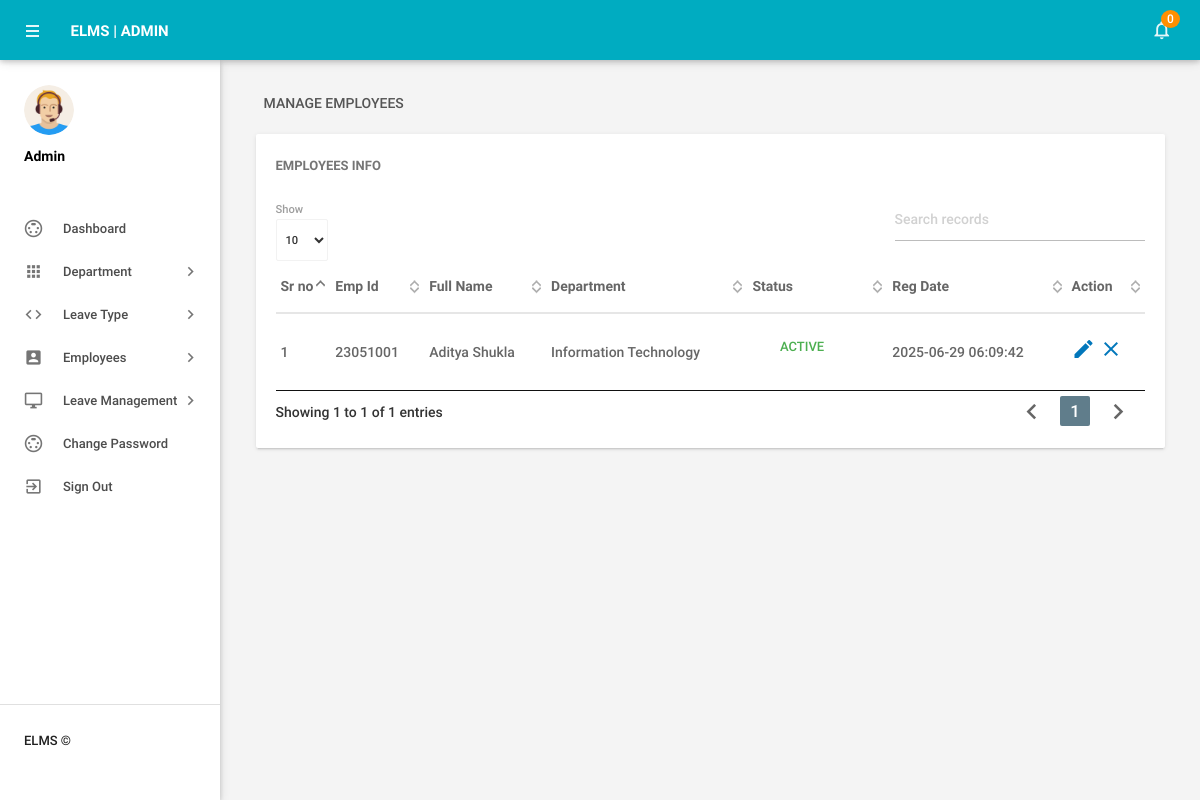
Page /admin/manageemployee.php (signed in) on the committed database.
### tables this page shows
CREATE TABLE `tblemployees` (
  `id` int(11) NOT NULL,
  `EmpId` varchar(100) NOT NULL,
  `FirstName` varchar(150) DEFAULT NULL,
  `LastName` varchar(150) DEFAULT NULL,
  `EmailId` varchar(200) DEFAULT NULL,
  `Password` varchar(180) DEFAULT NULL,
  `Gender` varchar(100) DEFAULT NULL,
  `Dob` varchar(100) DEFAULT NULL,
  `Department` varchar(255) DEFAULT NULL,
  `Address` varchar(255) DEFAULT NULL,
  `City` varchar(200) DEFAULT NULL,
  `Country` varchar(150) DEFAULT NULL,
  `Phonenumber` char(11) DEFAULT NULL,
  `Status` int(1) DEFAULT NULL,
  `RegDate` timestamp NULL DEFAULT current_timestamp()
);

### admin/manageemployee.php (the view, shortened to what this page needs)
<?php
include('includes/config.php');
if(strlen($_SESSION['alogin'])==0)
    {
header('location:index.php');
}
else{
 ?>
<!DOCTYPE html>
<html lang="en">
    <head>
        <link type="text/css" rel="stylesheet" href="../assets/plugins/materialize/css/materialize.min.css"/>
        <link href="../assets/plugins/material-preloader/css/materialPreloader.min.css" rel="stylesheet">
        <link href="../assets/plugins/datatables/css/jquery.dataTables.min.css" rel="stylesheet">
        <link href="../assets/css/alpha.min.css" rel="stylesheet" type="text/css"/>
        <link href="../assets/css/custom.css" rel="stylesheet" type="text/css"/>
    </head>
    <body>
       <?php include('includes/header.php');?>
       <?php include('includes/sidebar.php');?>
            <main class="mn-inner">
                <div class="row">
                    <div class="col s12">
                        <div class="page-title">Manage Employees</div>
                    </div>
                    <div class="col s12 m12 l12">
                        <div class="card">
                            <div class="card-content">
                                <span class="card-title">Employees Info</span>
                                <table id="example" class="display responsive-table ">
                                    <thead>
                                        <tr>
                                            <th>Sr no</th>
                                            <th>Emp Id</th>
                                            <th>Full Name</th>
                                            <th>Department</th>
                                             <th>Status</th>
                                             <th>Reg Date</th>
                                            <th>Action</th>
                                        </tr>
                                    </thead>
                                    <tbody>
<?php $sql = "SELECT EmpId,FirstName,LastName,Department,Status,RegDate,id from  tblemployees";
$query = $dbh -> prepare($sql);
$query->execute();
$results=$query->fetchAll(PDO::FETCH_OBJ);
$cnt=1;
if($query->rowCount() > 0)
{
foreach($results as $result)
{               ?>
                                        <tr>
                                            <td> <?php echo htmlentities($cnt);?></td>
                                            <td><?php echo htmlentities($result->EmpId);?></td>
                                            <td><?php echo htmlentities($result->FirstName);?>&nbsp;<?php echo htmlentities($result->LastName);?></td>
                                            <td><?php echo htmlentities($result->Department);?></td>
                                             <td><?php $stats=$result->Status;
if($stats){
                                             ?>
                                                 <a class="waves-effect waves-green btn-flat m-b-xs">Active</a>
                                                 <?php } else { ?>
                                                 <a class="waves-effect waves-red btn-flat m-b-xs">Inactive</a>
                                                 <?php } ?>
                                             </td>
                                              <td><?php echo htmlentities($result->RegDate);?></td>
                                            <td><a href="editemployee.php?empid=<?php echo htmlentities($result->id);?>"><i class="material-icons">mode_edit</i></a>
                                        <?php if($result->Status==1)
 {?>
<a href="manageemployee.php?inid=<?php echo htmlentities($result->id);?>" onclick="return confirm('Are you sure you want to inactive this Employe?');"" > <i class="material-icons" title="Inactive">clear</i>
<?php } else {?>
                                            <a href="manageemployee.php?id=<?php echo htmlentities($result->id);?>" onclick="return confirm('Are you sure you want to active this employee?');""><i class="material-icons" title="Active">done</i>
                                            <?php } ?> </td>
                                        </tr>
                                         <?php $cnt++;} }?>
                                    </tbody>
                                </table>
                            </div>
                        </div>
                    </div>
                </div>
            </main>
        </div>
        <div class="left-sidebar-hover"></div>
    </body>
</html>
<?php } ?>

### rows in the picture
tblemployees: EmpId "23051001", FirstName "Aditya", LastName "Shukla", Department "Information Technology", Status "ACTIVE", RegDate "2025-06-29 06:09:42"

### other values in the picture
$unreadcount "0"
